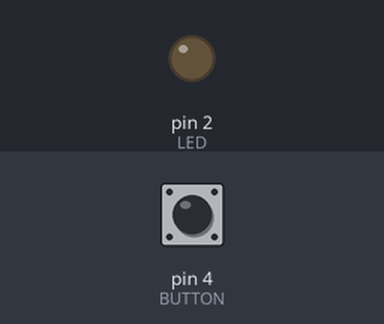
Recording of a sketch running on a simulated Arduino Uno, built with avr-gcc and run on an emulated ATmega328P. On the bench: output pins drawn as LEDs (lit = HIGH). Inputs (shaded band) come from the test bench; at power-on: pin 4 (BUTTON) LOW.

Above: at 1.2 s.
1.3 s: pin 4 (BUTTON) pulled HIGH for 0.15 s
At 1.37 s:
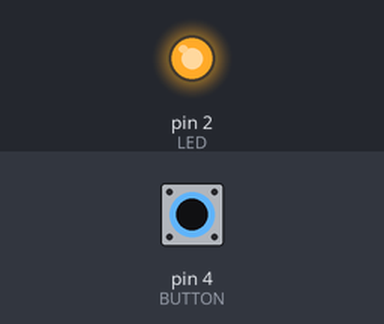
2.9 s: pin 4 (BUTTON) pulled HIGH for 3.2 s
At 6.5 s:
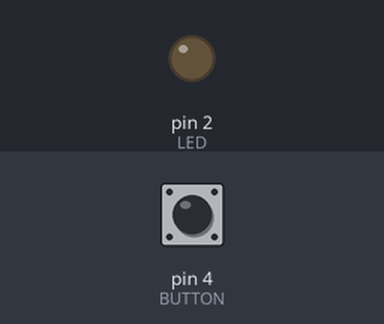
Timing chart, 0 to 8.0 s (numbered marks = the images above; inputs shaded):
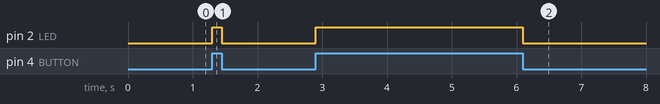

Measured:
- after the input at 1.3 s, pin 2 (LED): LOW → HIGH at once, → LOW 0.15 s later
- after the input at 2.9 s, pin 2 (LED): LOW → HIGH at once, → LOW 3.2 s later

The sketch:

Blink.ino
```cpp
int LED=2;
int BUTTON=4;
int buttonState=0;

// the setup function runs once when you press reset or power the board
void setup() {
  // initialize digital pin LED_BUILTIN as an output.
  pinMode(LED, OUTPUT);
  pinMode(BUTTON, INPUT);
}

// the loop function runs over and over again forever
void loop() {

  buttonState=digitalRead(BUTTON);

  if(buttonState==HIGH)
  {
  digitalWrite(LED, HIGH);
  Serial.println("LED ON");
  }
  else
  {
    digitalWrite(LED, LOW);
    }
}
```
